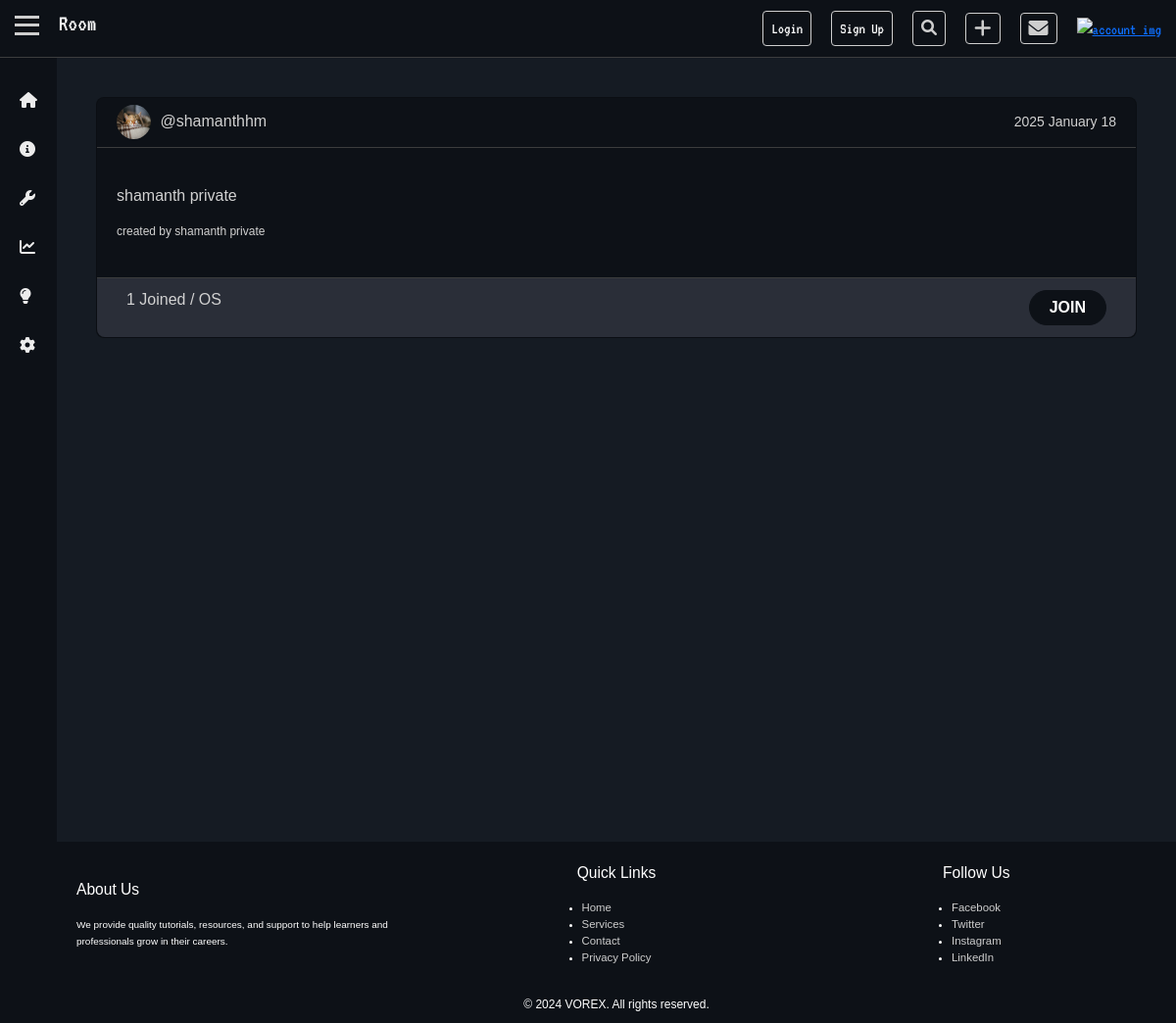
/OS/, run on an earlier commit of the app's database.
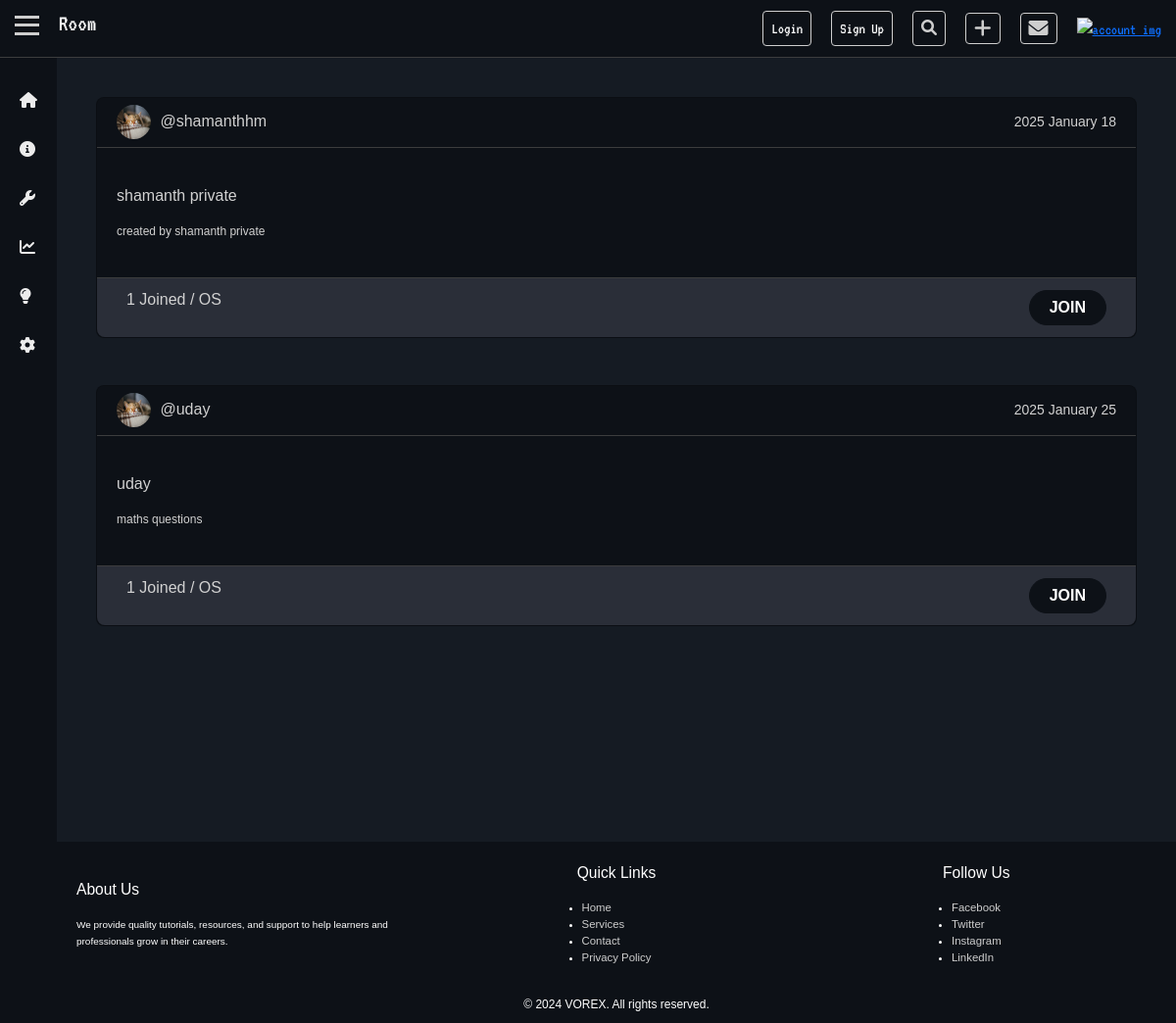
And on a later commit of the database.
### base/models.py (models this page shows, shortened)
class Room(models.Model):
    created_by = models.ForeignKey(User, on_delete=models.CASCADE,related_name="rooms",null=True)
    name = models.CharField(max_length=50)
    tags = models.ManyToManyField(Tag, related_name="rooms")
    description = models.TextField(blank=True, null=True)
    created_at = models.DateTimeField(auto_now_add=True)
    updated_at = models.DateTimeField(auto_now=True)
    is_private = models.BooleanField(default=False)
    members_count = models.ManyToManyField(User, related_name="member_count")
    def member_count(self):
        return self.members_count.count()

class Tag(models.Model):
    name = models.CharField(max_length=500, unique=True)

### base/views.py (the view)
# urls.py: path('<str:tag_name>/',views.tag, name='Tag'),
def tag(request, tag_name):
    tag = get_object_or_404(Tag, name=tag_name)
    room = Room.objects.filter(tags=tag)
    context = {'tag': tag, 'rooms': room}
    return render(request, 'base/tags.html', context)

### base/templates/base/tags.html (shortened to what this page needs)
{% extends 'base.html' %} {% load static %}  {% block nav %}
<h4>Room</h4>
{% endblock %} {% block link %}
<link rel="stylesheet" href="{% static 'css/tags.css' %}" />
{% endblock %} {% block content %}
<div class="tag-rooms">
  <div class="row g-5">
    {% for room in rooms %}
    <div class="col-md-6 col-lg-12 col-md-12">
      <div class="card">
        <div class="card-top">
          <div class="card-top-left">
            <img
              src="{% static 'assets/2019_07_29_77135_1564383613._large.jpg' %}"
              alt=""
            />
            <a href="#">@{{room.created_by.username}}</a>
          </div>
          <small>{{room.created_at|date:"Y F j"}}</small>
        </div>
        <div class="card-mid">
          <a href="{% url 'Rooms' room.pk %}">{{room.name}}</a>
          <small>{{room.description}}</small>
        </div>
        <div class="card-bottom">
          <p>
            {{room.member_count}} Joined / {% for tag in room.tags.all %}
            <a href="{% url 'Tag' tag.name %}">{{ tag.name }}</a>
            {% endfor %}
          </p>
          <button><b>JOIN</b></button>
        </div>
      </div>
    </div>
    {% endfor %}
  </div>
</div>
{% endblock %}

What changed in the data, as far as the page shows it:
added Room: created_by.username "uday", created_at "2025 January 25", name "uday", description "maths questions", member_count "1", Tag (name "OS")
